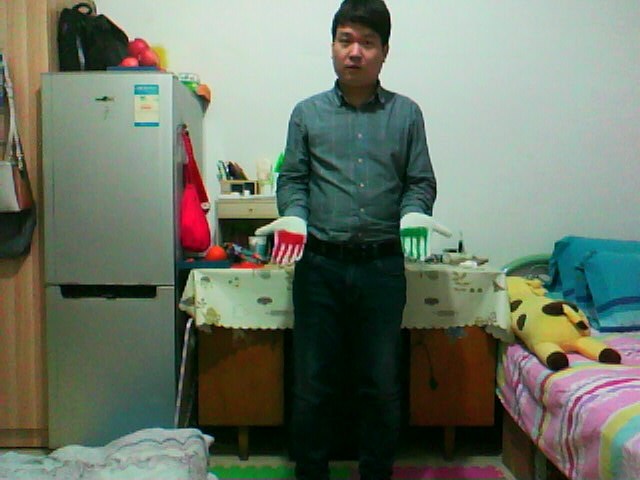
#> input picture work/201803-20_android_somatic_games/my_photo-1.jpg, 640 x 480 px; its folder holds only this picture in this run
$ python -i crop_trs.py   (imports and definitions only)   (Python 2 division)
#> lines starting #> are read from the running program, lines starting #| are printed output that depends on the picture
#> further down, picture is the input picture: PIL image 640x480 RGB; mean R, G, B 109, 119, 103.9
#! /usr/bin/python
# -*- coding: utf-8 -*-

import os
import sys
import numpy as np
import matplotlib.pyplot as plt
#import display_line as dl
from PIL import Image, ImageFilter


def get_file_list(fmt, d):
    'add all fmt file in d to l'
    l=[]
    if not (os.path.exists(d)):
        print "folder %s is missing" % d
        return
    for path, dirname, files in os.walk(d):
        for filename in files:
            if filename.find(fmt)!=-1:
                l.append(path+"/"+filename)
    return l

# > 200  ; normally 4000
def detect_red_pixels(pathname, th=8.0):

    im = Image.open(pathname).convert("RGB")
    w, h = im.size
    s=0
    for i in range(0, w):
          for j in range(0, h):
                r, g, b = im.getpixel((i, j))
                if r/(g+b+1) > th:
                    s+=1
    return s

def detect_xy_box(im):


#    k5 = (0.0, 0.0, -2.0, 0.0, 0.0,
#         0.0, 0.0, -2.0, 0.0, 0.0,
#         -2.0, -2.0,  16.0, -2.0, -2.0,
#         0.0, 0.0, -2.0, 0.0, 0.0,
#         0.0, 0.0, -2.0, 0.0, 0.0)
    k3 = ( 0.0, -2.0,  0.0,
          -2.0,  8.0, -2.0,
           0.0, -2.0,  0.0)
    imf=im.filter(ImageFilter.Kernel((3,3), k3))
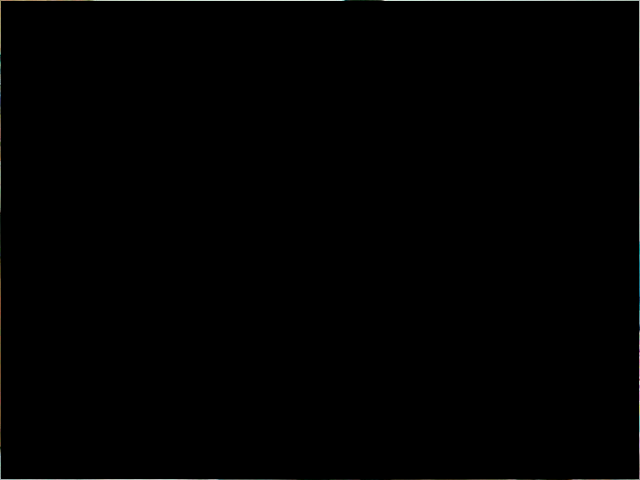
#> imf: PIL image 640x480 RGB; mean R, G, B 0.9, 1, 0.9

    ws=[]
    hs=[]
    w, h = imf.size
#> w = 640; h = 480
    for i in range(0, w):
        s = 0
        for j in range(0, h):
            s+=imf.getpixel((i, j))
        ws.append(s)
#> after the loop, ws = []
    #dl.display_line(ws, "width")
    ws1 = ws[:w/2]
    ws2 = ws[w/2:]
    wmax_left = max(ws1)
    wmax_right = max(ws2)
    x1 = ws1.index(wmax_left)
    x2 = ws2.index(wmax_right)+w/2

    for j in range(0, h):
        s = 0
        for i in range(0, w):
            s+=imf.getpixel((i, j))
        hs.append(s)
    #dl.display_line(hs, "High")
    hs1 = hs[59:h/2]
    hs2 = hs[h/2:]
    hmax_left = max(hs1)
    y1 = hs1.index(hmax_left)+59

    y2=0
    hs2.reverse()
    for i in hs2:
        if i > 250:
            break
        y2+=1
    y2 = h - y2

    if wmax_right < 90000 or hmax_left < 110000:
        return None

    return x1, y1, x2, y2


#print detect_xy_range("/home/yake/Desktop/yake37.bmp")


def crop_trs(path, fmt, to):
    l =  get_file_list(fmt, path)
    index=0
    for i in l:
        if detect_red_pixels(i) < 200:
            im = Image.open(i).convert("L")
            box = detect_xy_box(im)
            if box != None:
                region = im.crop(box)
                region.save("%s/%08d.bmp" % (to, index))
                index+=1
    return


# [1 line not run here, left out]

>>> from PIL import Image
>>> picture = Image.open('../201803-20_android_somatic_games/my_photo-1.jpg')
#> (the run stopped early here; a loop or call above may not have finished)
